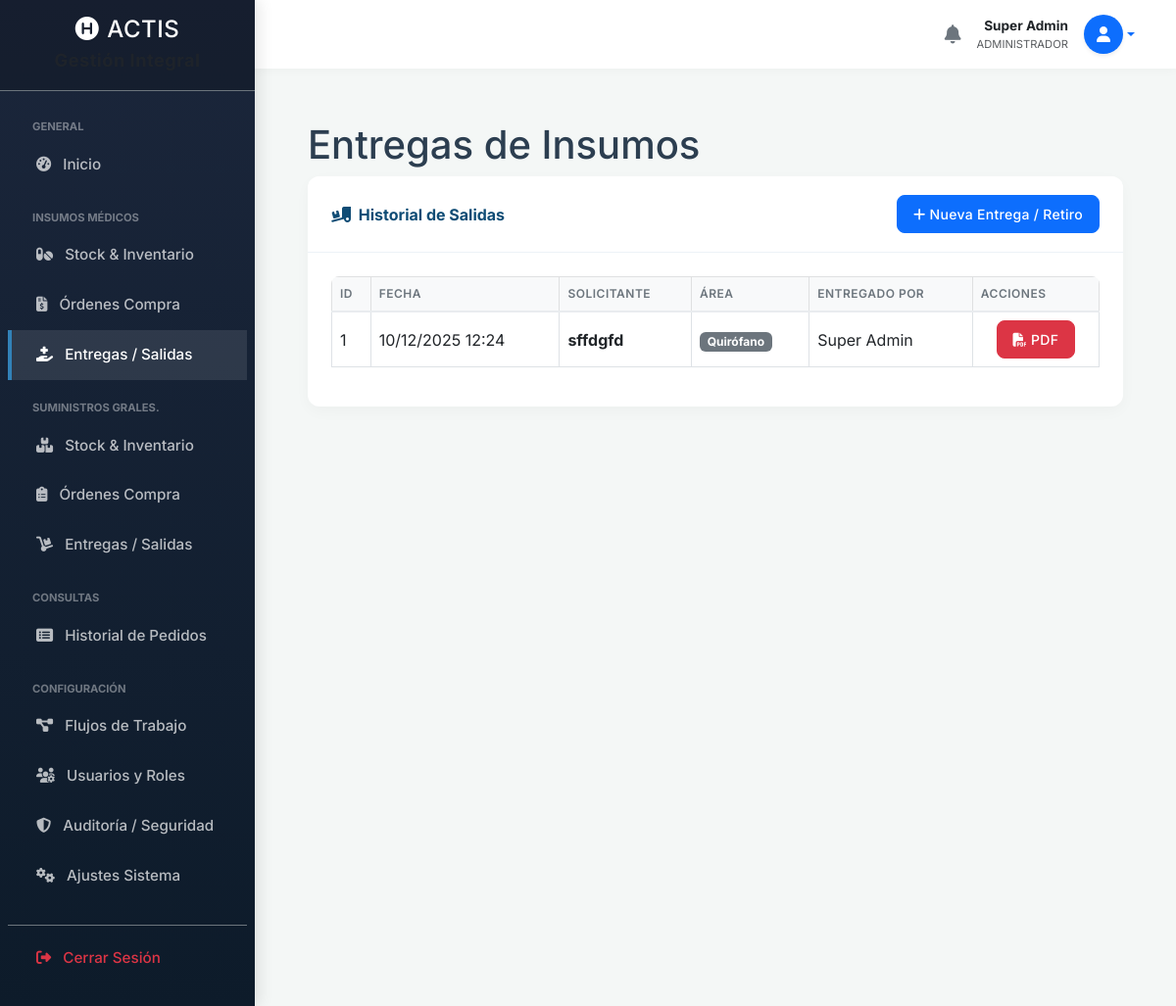
Screenshot of /insumos_entregas.php (signed in) with the database file from the repository.
### tables this page shows
CREATE TABLE `entregas` (
  `id` int(11) NOT NULL,
  `tipo_origen` enum('insumos','suministros') NOT NULL,
  `id_usuario_responsable` int(11) NOT NULL,
  `solicitante_nombre` varchar(100) NOT NULL,
  `solicitante_area` varchar(100) NOT NULL,
  `firma_solicitante_data` longtext DEFAULT NULL,
  `fecha_entrega` timestamp NULL DEFAULT current_timestamp()
);

CREATE TABLE `usuarios` (
  `id` int(11) NOT NULL,
  `nombre_completo` varchar(100) NOT NULL,
  `email` varchar(100) NOT NULL,
  `destino` varchar(100) DEFAULT NULL,
  `servicio` varchar(100) DEFAULT NULL,
  `grado_militar` varchar(100) DEFAULT NULL,
  `rol_en_servicio` varchar(50) DEFAULT NULL,
  `telefono` varchar(50) DEFAULT NULL,
  `numero_interno` varchar(20) DEFAULT NULL,
  `password` varchar(255) NOT NULL,
  `firma_digital` varchar(255) DEFAULT NULL,
  `activo` tinyint(1) DEFAULT 1,
  `validado_por_admin` tinyint(1) DEFAULT 0,
  `created_at` timestamp NULL DEFAULT current_timestamp()
);

### insumos_entregas.php (the view)
<?php
require 'db.php';
include 'includes/header.php';
include 'includes/sidebar.php';
include 'includes/navbar.php';
$roles = $_SESSION['user_roles'] ?? [];
$puede_entregar = in_array('Administrador', $roles) ||
                  in_array('Encargado Depósito Insumos', $roles) ||
                  in_array('Auxiliar', $roles);
$sql = "SELECT e.*, u.nombre_completo as responsable
        FROM entregas e
        JOIN usuarios u ON e.id_usuario_responsable = u.id
        WHERE e.tipo_origen = 'insumos'
        ORDER BY e.fecha_entrega DESC";
$entregas = $pdo->query($sql)->fetchAll();
?>
<div class="container-fluid px-4">
    <h1 class="mt-4">Entregas de Insumos</h1>
    <div class="card mb-4">
        <div class="card-header d-flex justify-content-between align-items-center">
            <div><i class="fas fa-truck-loading me-1"></i> Historial de Salidas</div>
            <?php if ($puede_entregar): ?>
                <a href="insumos_entrega_nueva.php" class="btn btn-primary btn-sm">
                    <i class="fas fa-plus"></i> Nueva Entrega / Retiro
                </a>
            <?php endif; ?>
        </div>
        <div class="card-body">
            <div class="table-responsive">
                <table class="table table-bordered table-hover">
                    <thead class="table-light">
                        <tr><th>ID</th><th>Fecha</th><th>Solicitante</th><th>Área</th><th>Entregado Por</th><th>Acciones</th></tr>
                    </thead>
                    <tbody>
                        <?php foreach ($entregas as $ent): ?>
                        <tr>
                            <td><?php echo $ent['id']; ?></td>
                            <td><?php echo date('d/m/Y H:i', strtotime($ent['fecha_entrega'])); ?></td>
                            <td class="fw-bold"><?php echo htmlspecialchars($ent['solicitante_nombre']); ?></td>
                            <td><span class="badge bg-secondary"><?php echo htmlspecialchars($ent['solicitante_area']); ?></span></td>
                            <td><?php echo htmlspecialchars($ent['responsable']); ?></td>
                            <td class="text-center">
                                <a href="generar_pdf_entrega.php?id=<?php echo $ent['id']; ?>" target="_blank" class="btn btn-sm btn-danger"><i class="fas fa-file-pdf"></i> PDF</a>
                            </td>
                        </tr>
                        <?php endforeach; ?>
                    </tbody>
                </table>
            </div>
        </div>
    </div>
</div>
<?php include 'includes/footer.php'; ?>

### header.php (style rules this page uses)
:root { --primary-color: #0f4c75; --secondary-color: #3282b8; --accent-color: #bbe1fa; --bg-color: #f4f7f6; --text-color: #2c3e50; --sidebar-width: 260px; }
body { background-color: var(--bg-color); font-family: 'Inter', sans-serif; color: var(--text-color); overflow-x: hidden; }
.card { border: none; border-radius: 12px; box-shadow: 0 5px 15px rgba(0,0,0,0.03); transition: transform 0.2s; background: #fff; margin-bottom: 1.5rem; overflow: hidden; }
.card-header { background-color: #fff; border-bottom: 1px solid #edf2f7; padding: 1.2rem 1.5rem; font-weight: 700; color: var(--primary-color); display: flex; align-items: center; justify-content: space-between; }
.card-body { padding: 1.5rem; }
.table-responsive { border-radius: 8px; }
.table thead th { background-color: #f8f9fa; color: #6c757d; font-weight: 600; text-transform: uppercase; font-size: 0.75rem; letter-spacing: 0.5px; border-bottom: 2px solid #e9ecef; white-space: nowrap; }
.table td { vertical-align: middle; }
.btn { border-radius: 8px; font-weight: 500; letter-spacing: 0.3px; padding: 0.5rem 1rem; }

### rows the page displays
entregas: id "1", fecha_entrega "10/12/2025 12:24", solicitante_nombre "sffdgfd", solicitante_area "Quirófano", id_usuario_responsable.nombre_completo "Super Admin"

### other values shown
$nombre_usuario_global "Super Admin"
$rol_principal_global "ADMINISTRADOR"
